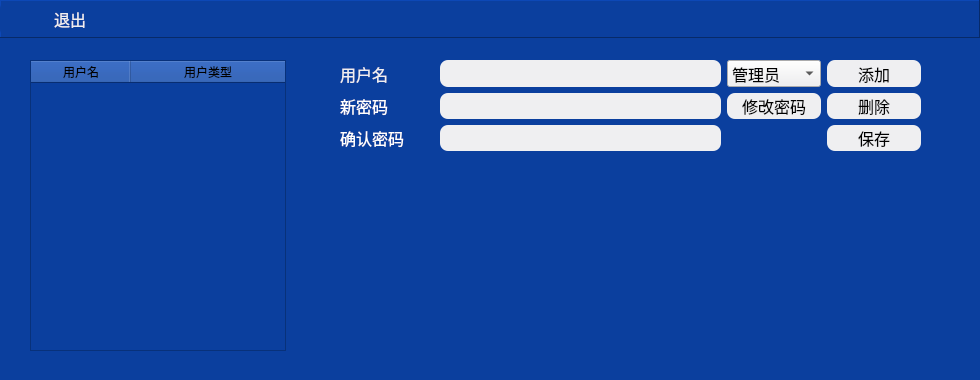
<?xml version="1.0" encoding="UTF-8"?>
<ui version="4.0">
 <class>parameterUser</class>
 <widget class="QWidget" name="parameterUser">
  <property name="geometry">
   <rect>
    <x>0</x>
    <y>0</y>
    <width>980</width>
    <height>380</height>
   </rect>
  </property>
  <property name="windowTitle">
   <string>用户管理</string>
  </property>
  <property name="styleSheet">
   <string notr="true">QWidget
{
background-color: rgb(11,63,158);
}
QRadioButton
{
color: rgb(255, 255, 255);
}
QLineEdit
{
border-radius:8px;
}

QSpinBox
{
border-radius:8px;
}
QToolButton
{
border-radius:8px;
}</string>
  </property>
  <widget class="QTableWidget" name="tableWidget_4">
   <property name="geometry">
    <rect>
     <x>30</x>
     <y>60</y>
     <width>256</width>
     <height>291</height>
    </rect>
   </property>
   <property name="font">
    <font>
     <family>微软雅黑</family>
     <pointsize>12</pointsize>
    </font>
   </property>
   <property name="focusPolicy">
    <enum>Qt::StrongFocus</enum>
   </property>
   <property name="styleSheet">
    <string notr="true">QTableWidget
{
color: rgb(239, 239, 241);
}</string>
   </property>
   <property name="editTriggers">
    <set>QAbstractItemView::NoEditTriggers</set>
   </property>
   <property name="selectionBehavior">
    <enum>QAbstractItemView::SelectRows</enum>
   </property>
   <attribute name="horizontalHeaderStretchLastSection">
    <bool>true</bool>
   </attribute>
   <attribute name="verticalHeaderVisible">
    <bool>false</bool>
   </attribute>
   <column>
    <property name="text">
     <string>用户名</string>
    </property>
   </column>
   <column>
    <property name="text">
     <string>用户类型</string>
    </property>
   </column>
  </widget>
  <widget class="QWidget" name="layoutWidget">
   <property name="geometry">
    <rect>
     <x>340</x>
     <y>60</y>
     <width>581</width>
     <height>91</height>
    </rect>
   </property>
   <layout class="QGridLayout" name="gridLayout" columnstretch="1,3,1,1">
    <property name="spacing">
     <number>6</number>
    </property>
    <item row="1" column="1">
     <widget class="QLineEdit" name="lineEdit_11">
      <property name="enabled">
       <bool>false</bool>
      </property>
      <property name="sizePolicy">
       <sizepolicy hsizetype="Expanding" vsizetype="Expanding">
        <horstretch>0</horstretch>
        <verstretch>0</verstretch>
       </sizepolicy>
      </property>
      <property name="font">
       <font>
        <family>微软雅黑</family>
        <pointsize>12</pointsize>
       </font>
      </property>
      <property name="styleSheet">
       <string notr="true">background-color: rgb(239, 239, 241);</string>
      </property>
      <property name="echoMode">
       <enum>QLineEdit::Password</enum>
      </property>
      <property name="readOnly">
       <bool>false</bool>
      </property>
      <property name="placeholderText">
       <string/>
      </property>
     </widget>
    </item>
    <item row="2" column="1">
     <widget class="QLineEdit" name="lineEdit_12">
      <property name="enabled">
       <bool>false</bool>
      </property>
      <property name="sizePolicy">
       <sizepolicy hsizetype="Expanding" vsizetype="Expanding">
        <horstretch>0</horstretch>
        <verstretch>0</verstretch>
       </sizepolicy>
      </property>
      <property name="font">
       <font>
        <family>微软雅黑</family>
        <pointsize>12</pointsize>
       </font>
      </property>
      <property name="styleSheet">
       <string notr="true">background-color: rgb(239, 239, 241);</string>
      </property>
      <property name="echoMode">
       <enum>QLineEdit::Password</enum>
      </property>
      <property name="readOnly">
       <bool>false</bool>
      </property>
      <property name="placeholderText">
       <string/>
      </property>
     </widget>
    </item>
    <item row="0" column="0">
     <widget class="QLabel" name="label">
      <property name="font">
       <font>
        <family>微软雅黑</family>
        <pointsize>12</pointsize>
       </font>
      </property>
      <property name="styleSheet">
       <string notr="true">color: rgb(239, 239, 241);</string>
      </property>
      <property name="text">
       <string>用户名</string>
      </property>
     </widget>
    </item>
    <item row="0" column="1">
     <widget class="QLineEdit" name="lineEdit">
      <property name="sizePolicy">
       <sizepolicy hsizetype="Expanding" vsizetype="Expanding">
        <horstretch>0</horstretch>
        <verstretch>0</verstretch>
       </sizepolicy>
      </property>
      <property name="font">
       <font>
        <family>微软雅黑</family>
        <pointsize>12</pointsize>
       </font>
      </property>
      <property name="styleSheet">
       <string notr="true">background-color: rgb(239, 239, 241);</string>
      </property>
      <property name="readOnly">
       <bool>true</bool>
      </property>
     </widget>
    </item>
    <item row="2" column="3">
     <widget class="QToolButton" name="toolButton_8">
      <property name="sizePolicy">
       <sizepolicy hsizetype="Expanding" vsizetype="Expanding">
        <horstretch>0</horstretch>
        <verstretch>0</verstretch>
       </sizepolicy>
      </property>
      <property name="font">
       <font>
        <family>微软雅黑</family>
        <pointsize>12</pointsize>
       </font>
      </property>
      <property name="styleSheet">
       <string notr="true">QToolButton
{
background-color: rgb(239, 239, 241);
}</string>
      </property>
      <property name="text">
       <string>保存</string>
      </property>
      <property name="iconSize">
       <size>
        <width>36</width>
        <height>36</height>
       </size>
      </property>
      <property name="toolButtonStyle">
       <enum>Qt::ToolButtonTextBesideIcon</enum>
      </property>
     </widget>
    </item>
    <item row="0" column="3">
     <widget class="QToolButton" name="toolButton_5">
      <property name="sizePolicy">
       <sizepolicy hsizetype="Expanding" vsizetype="Expanding">
        <horstretch>0</horstretch>
        <verstretch>0</verstretch>
       </sizepolicy>
      </property>
      <property name="font">
       <font>
        <family>微软雅黑</family>
        <pointsize>12</pointsize>
       </font>
      </property>
      <property name="styleSheet">
       <string notr="true">QToolButton
{
background-color: rgb(239, 239, 241);
}</string>
      </property>
      <property name="text">
       <string>添加</string>
      </property>
      <property name="iconSize">
       <size>
        <width>36</width>
        <height>36</height>
       </size>
      </property>
      <property name="toolButtonStyle">
       <enum>Qt::ToolButtonTextBesideIcon</enum>
      </property>
     </widget>
    </item>
    <item row="0" column="2">
     <widget class="QComboBox" name="comboBox_5">
      <property name="sizePolicy">
       <sizepolicy hsizetype="Expanding" vsizetype="Expanding">
        <horstretch>0</horstretch>
        <verstretch>0</verstretch>
       </sizepolicy>
      </property>
      <property name="font">
       <font>
        <family>微软雅黑</family>
        <pointsize>12</pointsize>
       </font>
      </property>
      <property name="styleSheet">
       <string notr="true">background-color: rgb(239, 239, 241);
selection-color: rgb(0, 0, 0);</string>
      </property>
      <property name="currentIndex">
       <number>1</number>
      </property>
      <item>
       <property name="text">
        <string>操作员</string>
       </property>
      </item>
      <item>
       <property name="text">
        <string>管理员</string>
       </property>
      </item>
     </widget>
    </item>
    <item row="2" column="0">
     <widget class="QLabel" name="label_17">
      <property name="font">
       <font>
        <family>微软雅黑</family>
        <pointsize>12</pointsize>
       </font>
      </property>
      <property name="styleSheet">
       <string notr="true">color: rgb(255, 255, 255);
border:0px;</string>
      </property>
      <property name="text">
       <string>确认密码</string>
      </property>
      <property name="alignment">
       <set>Qt::AlignLeading|Qt::AlignLeft|Qt::AlignVCenter</set>
      </property>
     </widget>
    </item>
    <item row="1" column="0">
     <widget class="QLabel" name="label_28">
      <property name="font">
       <font>
        <family>微软雅黑</family>
        <pointsize>12</pointsize>
       </font>
      </property>
      <property name="styleSheet">
       <string notr="true">color: rgb(255, 255, 255);
border:0px;</string>
      </property>
      <property name="text">
       <string>新密码</string>
      </property>
      <property name="alignment">
       <set>Qt::AlignLeading|Qt::AlignLeft|Qt::AlignVCenter</set>
      </property>
     </widget>
    </item>
    <item row="1" column="3">
     <widget class="QToolButton" name="toolButton_6">
      <property name="sizePolicy">
       <sizepolicy hsizetype="Expanding" vsizetype="Expanding">
        <horstretch>0</horstretch>
        <verstretch>0</verstretch>
       </sizepolicy>
      </property>
      <property name="font">
       <font>
        <family>微软雅黑</family>
        <pointsize>12</pointsize>
       </font>
      </property>
      <property name="styleSheet">
       <string notr="true">QToolButton
{
background-color: rgb(239, 239, 241);
}</string>
      </property>
      <property name="text">
       <string>删除</string>
      </property>
      <property name="iconSize">
       <size>
        <width>36</width>
        <height>36</height>
       </size>
      </property>
      <property name="toolButtonStyle">
       <enum>Qt::ToolButtonTextBesideIcon</enum>
      </property>
     </widget>
    </item>
    <item row="1" column="2">
     <widget class="QToolButton" name="toolButton_9">
      <property name="sizePolicy">
       <sizepolicy hsizetype="Expanding" vsizetype="Expanding">
        <horstretch>0</horstretch>
        <verstretch>0</verstretch>
       </sizepolicy>
      </property>
      <property name="font">
       <font>
        <family>微软雅黑</family>
        <pointsize>12</pointsize>
       </font>
      </property>
      <property name="styleSheet">
       <string notr="true">QToolButton
{
background-color: rgb(239, 239, 241);
}</string>
      </property>
      <property name="text">
       <string>修改密码</string>
      </property>
      <property name="iconSize">
       <size>
        <width>36</width>
        <height>36</height>
       </size>
      </property>
      <property name="toolButtonStyle">
       <enum>Qt::ToolButtonTextBesideIcon</enum>
      </property>
     </widget>
    </item>
   </layout>
  </widget>
  <widget class="QFrame" name="frame_6">
   <property name="geometry">
    <rect>
     <x>0</x>
     <y>0</y>
     <width>980</width>
     <height>38</height>
    </rect>
   </property>
   <property name="frameShape">
    <enum>QFrame::Panel</enum>
   </property>
   <property name="frameShadow">
    <enum>QFrame::Raised</enum>
   </property>
   <widget class="QToolButton" name="toolButton_2">
    <property name="geometry">
     <rect>
      <x>0</x>
      <y>1</y>
      <width>140</width>
      <height>36</height>
     </rect>
    </property>
    <property name="font">
     <font>
      <family>微软雅黑</family>
      <pointsize>12</pointsize>
     </font>
    </property>
    <property name="styleSheet">
     <string notr="true">color: rgb(239, 239, 241);
border:0px;</string>
    </property>
    <property name="text">
     <string>退出</string>
    </property>
    <property name="icon">
     <iconset resource="image.qrc">
      <normaloff>:/resource/left-32.png</normaloff>:/resource/left-32.png</iconset>
    </property>
    <property name="iconSize">
     <size>
      <width>30</width>
      <height>30</height>
     </size>
    </property>
    <property name="toolButtonStyle">
     <enum>Qt::ToolButtonTextBesideIcon</enum>
    </property>
   </widget>
  </widget>
 </widget>
 <resources>
  <include location="image.qrc"/>
 </resources>
 <connections/>
</ui>
